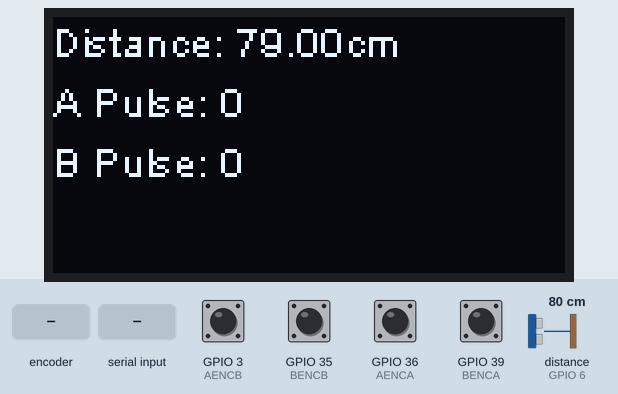
A sketch run on a simulated ESP8266 (NodeMCU). Parts: 128×64 one-colour display. Wiring (inferred from the names in the program): ultrasonic range finder: trigger GPIO 10; echo GPIO 6. The inputs (shaded band) are chosen by the test bench; at power-on: GPIO 3 (AENCB), GPIO 35 (BENCB), GPIO 36 (AENCA), GPIO 39 (BENCA) HIGH, distance to the obstacle (sensor on GPIO 6) 80 cm. The echo pulse lasts 58.3 µs per cm.

Above: at 1.2 s.
1.3 s: distance to the obstacle (sensor on GPIO 6) set to 2 cm
At 4.3 s:
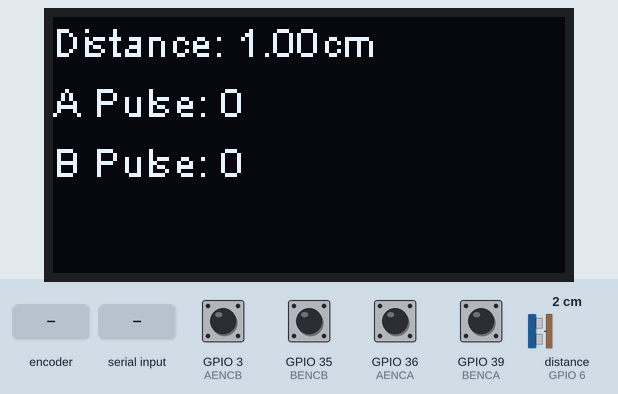
4.6 s: GPIO 3 (AENCB) pulled LOW for 0.15 s
At 7.4 s:
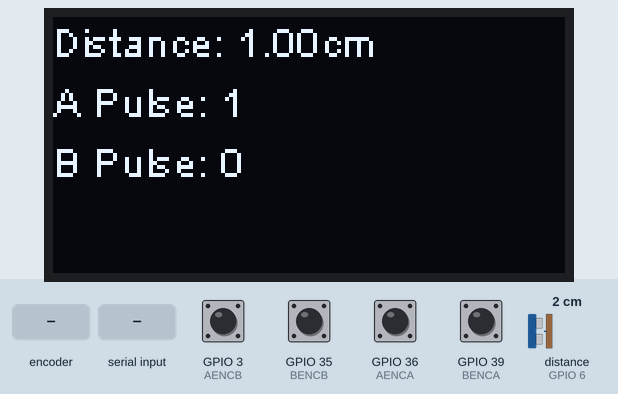
7.7 s: GPIO 35 (BENCB) pulled LOW for 0.15 s
At 9.8 s:
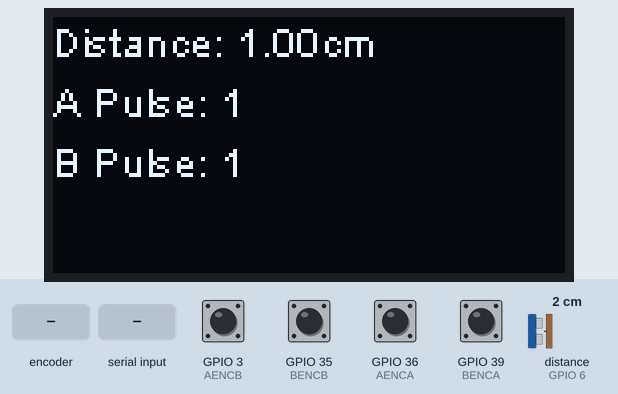
10.8 s: rotary encoder on GPIO 36 (AENCA) / GPIO 3 (AENCB) turned 2 steps (second pin leading)
At 13.0 s:
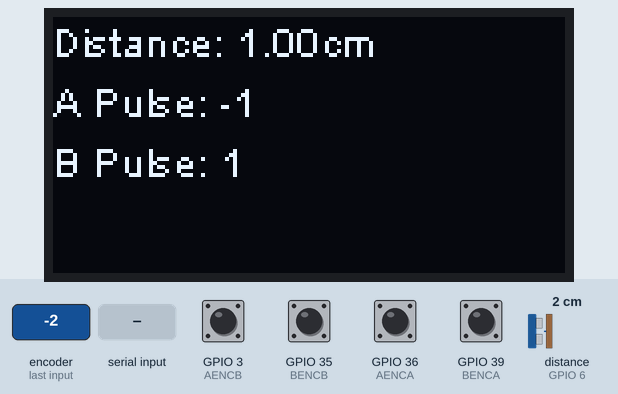
14.0 s: "1\n" received over the second serial link
16.5 s: GPIO 35 (BENCB) pulled LOW for 1 s
At 20.6 s:
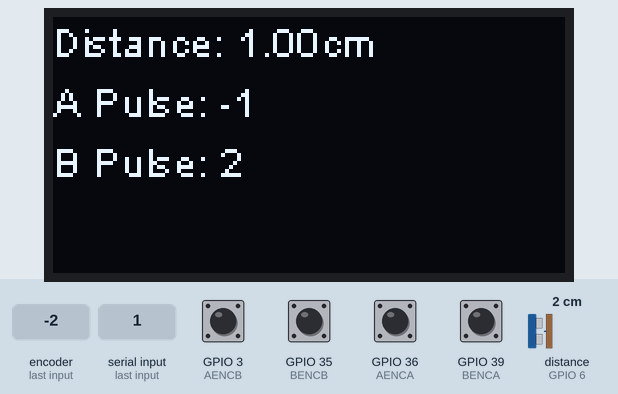
Timing chart, 0 to 21.7 s (numbered marks = the images above; inputs shaded):
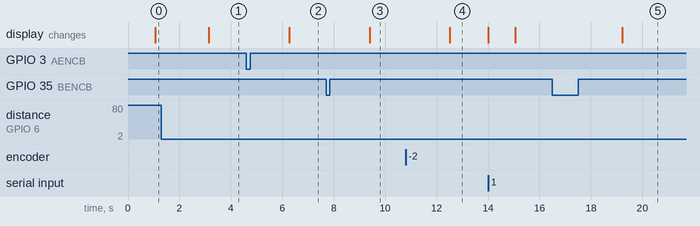

The sketch:

OLED_ENCODER_ULTRA.ino
```cpp
#include <Wire.h>               // Include Wire library for I2C communication
#include "SSD1306Wire.h"        // Library for SSD1306 OLED display
#include "SR04.h"               // Ultrasonic distance measurement library
#include <Arduino.h>
#define BAUD_RATE 9600          // Define baud rate for serial communication

// OLED display I2C address is typically 0x3C or 0x3D, SDA and SCL pins depend on your Arduino model
SSD1306Wire display(0x3c, 21, 47);  // SDA and SCL pin numbers need to be adjusted according to your setup

#define TRIG_PIN 10
#define ECHO_PIN 6
SR04 sr04 = SR04(ECHO_PIN, TRIG_PIN);  // Initialize SR04 ultrasonic sensor
double distance;

const uint16_t AENCA = 36;  // Encoder A input A_C2(B)
const uint16_t AENCB = 3;   // Encoder A input A_C1(A)
const uint16_t BENCB = 35;  // Encoder B input B_C2(B)
const uint16_t BENCA = 39;  // Encoder B input B_C1(A)

volatile long B_wheel_pulse_count = 0;
volatile long A_wheel_pulse_count = 0;

void IRAM_ATTR B_wheel_pulse() {
  if (digitalRead(BENCA) == HIGH) {
    B_wheel_pulse_count++;   // Increment pulse count
  } else {
    B_wheel_pulse_count--;   // Decrement pulse count
  }
}

void IRAM_ATTR A_wheel_pulse() {
  if (digitalRead(AENCA) == HIGH) {
    A_wheel_pulse_count++;   // Increment pulse count
  } else {
    A_wheel_pulse_count--;   // Decrement pulse count
  }
}

void setup() {
    // Initialize serial communication
  Serial1.begin(BAUD_RATE, SERIAL_8N1, 40, 1);
  while (!Serial1) {
    ; // Wait for serial connection.
  }

  pinMode(BENCB, INPUT_PULLUP);
  pinMode(BENCA, INPUT_PULLUP);
  pinMode(AENCB, INPUT_PULLUP);
  pinMode(AENCA, INPUT_PULLUP);

  attachInterrupt(digitalPinToInterrupt(BENCB), B_wheel_pulse, RISING);
  attachInterrupt(digitalPinToInterrupt(AENCB), A_wheel_pulse, RISING);

  display.init();
  display.flipScreenVertically();
  display.clear();
  display.setFont(ArialMT_Plain_10);
  display.setTextAlignment(TEXT_ALIGN_LEFT);
}

void loop() {
  distance = sr04.Distance();

  noInterrupts();
  long currentBCount = B_wheel_pulse_count;
  long currentACount = A_wheel_pulse_count;
  interrupts();

  display.clear();
  display.drawString(0, 0, "Distance: " + String(distance) + "cm");
  display.drawString(0, 15, "A Pulse: " + String(currentACount));
  display.drawString(0, 30, "B Pulse: " + String(currentBCount));
  String receivedString = Serial1.readStringUntil('\n'); // Read serial data until newline character
  display.drawString(0, 45, receivedString); // Display the received string on OLED
  display.display();
}
```

Measured:
- after the input at 1.3 s, the display: changes after 1.8 s (image 1)
- after the input at 4.6 s, the display: changes after 1.7 s (image 2)
- after the input at 7.7 s, the display: changes after 1.7 s (image 3)
- after the input at 10.8 s, the display: changes after 1.7 s (image 4)
- after the input at 16.5 s, the display: changes after 2.7 s (image 5)
